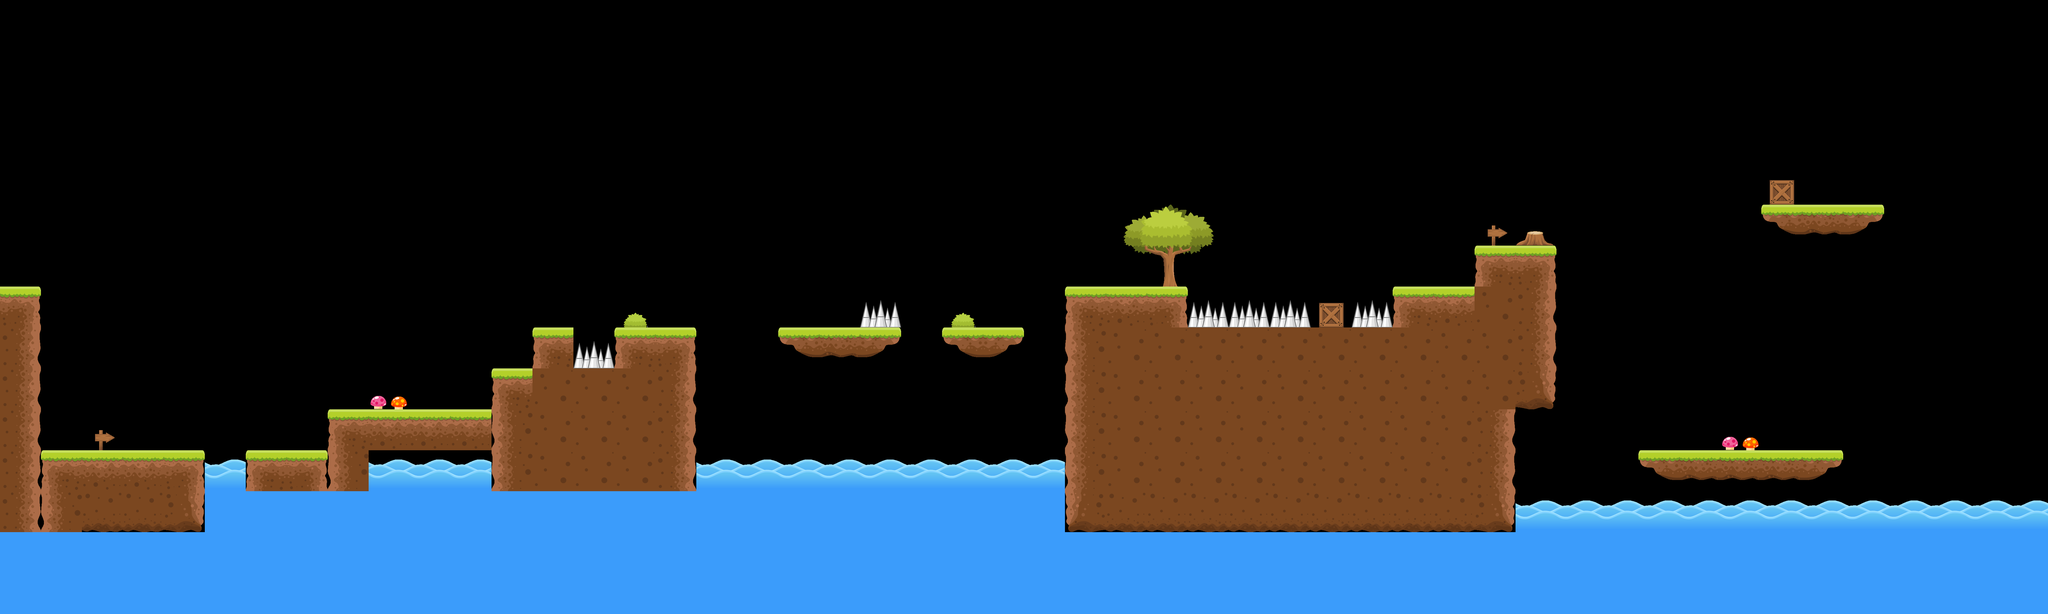

A level layout from a 2D game, rendered from its tile map. Below: a short description, then the map file with tile-grid data replaced by summaries:
An orthogonal 50x15 tile map with 128x128 px tiles, 1 tile layer (Capa de Patrones 1).

<map version="1.0" orientation="orthogonal" renderorder="right-down" width="50" height="15" tilewidth="128" tileheight="128" nextobjectid="1">
 <tileset firstgid="1" name="Map1" tilewidth="128" tileheight="128" tilecount="32" columns="8">
  <image source="Map1.png" width="1024" height="512" />
 </tileset>
 <layer name="Capa de Patrones 1" width="50" height="15">
  <data>[750 cells, 286 non-empty, 26 distinct tile ids]</data>
 </layer>
</map>